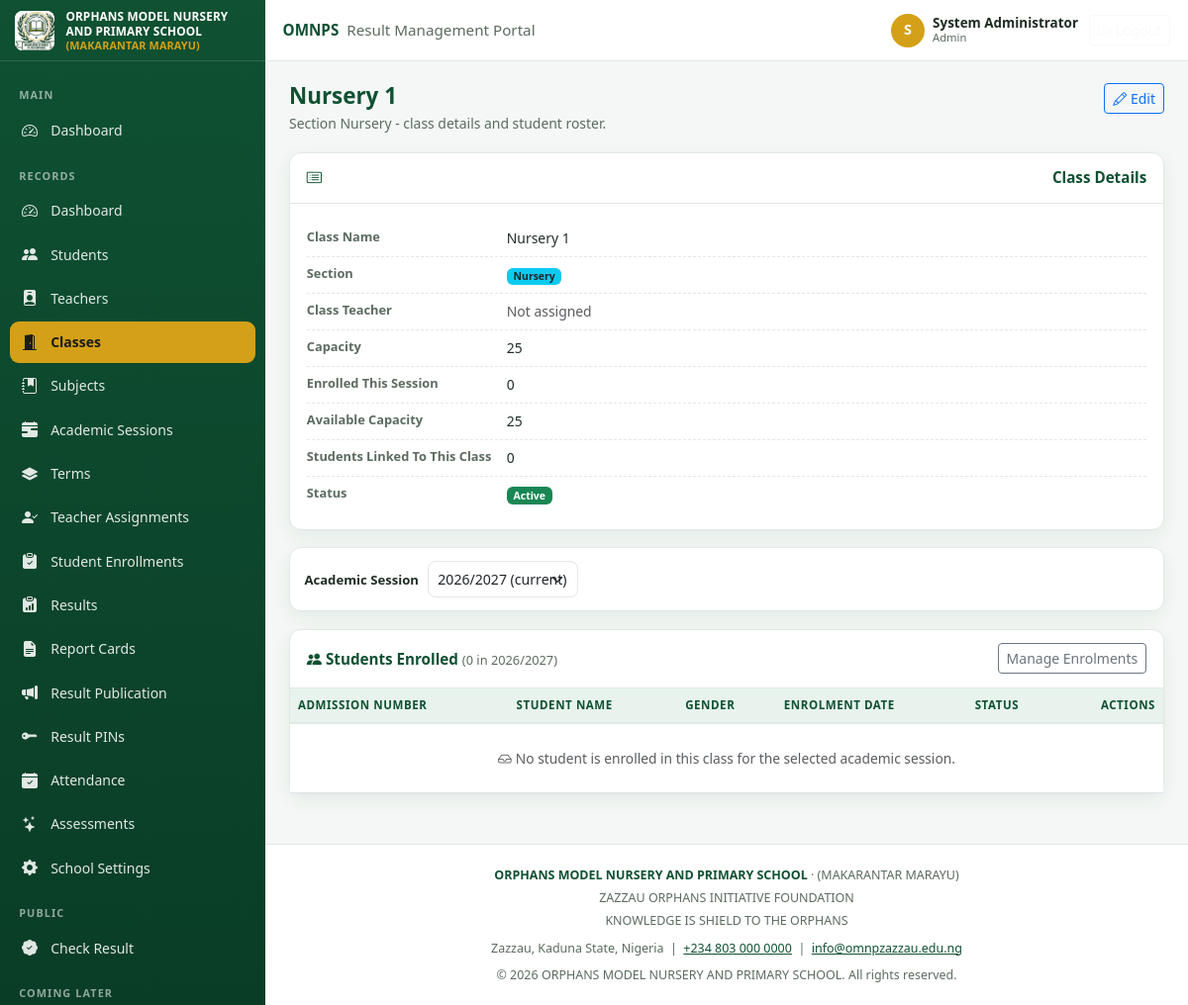
/admin/class-view.php?id=1&session_id=1 (signed in), run on the app's committed database.
### tables this page shows
CREATE TABLE IF NOT EXISTS `school_settings` (
    `id`                    TINYINT UNSIGNED NOT NULL DEFAULT 1,

    `school_name`           VARCHAR(120) NOT NULL,
    `school_short_name`     VARCHAR(20)  NOT NULL,
    `school_campaign`       VARCHAR(80)  DEFAULT NULL,
    `school_foundation`     VARCHAR(120) DEFAULT NULL,
    `school_motto`          VARCHAR(120) DEFAULT NULL,
    `school_address`        VARCHAR(255) DEFAULT NULL,
    `school_phone`          VARCHAR(40)  DEFAULT NULL,
    `school_email`          VARCHAR(120) DEFAULT NULL,
    `school_website`        VARCHAR(120) DEFAULT NULL,

    `logo_path`             VARCHAR(255) DEFAULT NULL COMMENT 'Path to school logo image',
    `stamp_path`            VARCHAR(255) DEFAULT NULL COMMENT 'Path to school stamp/seal image',

    `created_at`            TIMESTAMP    NOT NULL DEFAULT CURRENT_TIMESTAMP,
    `updated_at`            TIMESTAMP    NOT NULL DEFAULT CURRENT_TIMESTAMP ON UPDATE CURRENT_TIMESTAMP,

    PRIMARY KEY (`id`)
);

CREATE TABLE IF NOT EXISTS `classes` (
    `id`               INT UNSIGNED  NOT NULL AUTO_INCREMENT,
    `class_name`       VARCHAR(50)   NOT NULL,
    `section`          ENUM('Nursery', 'Primary', 'Secondary') NOT NULL,
    `class_teacher_id` INT UNSIGNED      NULL DEFAULT NULL,
    `capacity`         SMALLINT UNSIGNED NOT NULL DEFAULT 30,
    `status`           ENUM('Active', 'Inactive') NOT NULL DEFAULT 'Active',
    `created_at`       TIMESTAMP     NOT NULL DEFAULT CURRENT_TIMESTAMP,
    `updated_at`       TIMESTAMP     NOT NULL DEFAULT CURRENT_TIMESTAMP ON UPDATE CURRENT_TIMESTAMP,
    PRIMARY KEY (`id`),
    UNIQUE KEY `uq_classes_name_section` (`class_name`, `section`),
    KEY `idx_classes_section` (`section`),
    KEY `idx_classes_status` (`status`),
    KEY `idx_classes_teacher_fk` (`class_teacher_id`),
    CONSTRAINT `fk_classes_teacher`
        FOREIGN KEY (`class_teacher_id`) REFERENCES `teachers` (`id`)
        ON DELETE SET NULL ON UPDATE CASCADE
);

CREATE TABLE IF NOT EXISTS `academic_sessions` (
    `id`              INT UNSIGNED NOT NULL AUTO_INCREMENT,
    `session_name`    VARCHAR(20)  NOT NULL COMMENT 'e.g. 2026/2027',
    `start_date`      DATE         NOT NULL,
    `end_date`        DATE         NOT NULL,
    `status`          ENUM('Active', 'Closed', 'Inactive') NOT NULL DEFAULT 'Active',
    `is_current`      TINYINT(1)   NOT NULL DEFAULT 0,
     
    `current_marker`  TINYINT(1) GENERATED ALWAYS AS
                          (IF(`is_current` = 1, 1, NULL)) VIRTUAL,
    `created_at`      TIMESTAMP    NOT NULL DEFAULT CURRENT_TIMESTAMP,
    `updated_at`      TIMESTAMP    NOT NULL DEFAULT CURRENT_TIMESTAMP ON UPDATE CURRENT_TIMESTAMP,
    PRIMARY KEY (`id`),
    UNIQUE KEY `uq_academic_sessions_name` (`session_name`),
     
    UNIQUE KEY `uq_academic_sessions_current` (`current_marker`),
    KEY `idx_academic_sessions_status` (`status`),
    KEY `idx_academic_sessions_dates` (`start_date`, `end_date`),
    CONSTRAINT `chk_academic_sessions_dates` CHECK (`end_date` > `start_date`)
);

### admin/class-view.php (the view, shortened to what the rows shown need)
<?php
$classId = queryInt('id');
$class   = $classId === null ? null : findClass($classId);
$sessions = sessionOptions();
$current  = currentSession();
$sessionId = queryInt('session_id')
    ?? ($current === null ? null : (int) $current['id']);
$selectedSession = null;
foreach ($sessions as $option) {
    if ((int) $option['id'] === (int) $sessionId) {
        $selectedSession = $option;
        break;
    }
}
$enrolled = $sessionId === null
    ? []
    : listClassEnrollments($classId, $sessionId);
$pageHeading  = $class['class_name'];
$pageSubtitle = 'Section ' . $class['section'] . ' - class details and student roster.';
require __DIR__ . '/../includes/admin_top.php';
?>
<div class="page-head">
    <div>
        <h1><?= e($pageHeading) ?></h1>
        <p><?= e($pageSubtitle) ?></p>
    </div>
</div>
<div class="info-card">
    <div class="info-card__body">
        <?= detailRow('Class Name', e($class['class_name'])) ?>
        <?= detailRow('Section', sectionBadge((string) $class['section'])) ?>
        <?= detailRow('Status', statusBadge((string) $class['status'])) ?>
    </div>
</div>
<?php if ($selectedSession !== null): ?>
    <form method="get" class="filter-bar" autocomplete="off">
        <div class="filter-bar__row">
            <label class="form-label mb-0" for="session_id">Academic Session</label>
            <select class="form-select w-auto" name="session_id" id="session_id" onchange="this.form.submit()">
                <?php foreach ($sessions as $option): ?>
                    <option value="<?= (int) $option['id'] ?>"<?= isSelected((string) $sessionId, (string) $option['id']) ?>>
                        <?= e($option['session_name']) ?>
                        <?= (int) $option['is_current'] === 1 ? ' (current)' : '' ?>
                    </option>
                <?php endforeach; ?>
            </select>
        </div>
    </form>
    <div class="table-card">
        <div class="table-card__head">
            <h2 class="table-card__title">
                <i class="bi bi-people-fill text-green"></i> Students Enrolled
                <small>(<?= count($enrolled) ?> in <?= e($selectedSession['session_name']) ?>)</small>
            </h2>
            <a class="btn btn-sm btn-outline-secondary"
               href="<?= e(assetUrl('admin/student-enrollments.php?class_id=' . (int) $classId . '&session_id=' . (int) $sessionId)) ?>">
                Manage Enrolments
            </a>
        </div>
        <div class="table-responsive">
            <table class="table table-hover">
                <thead>
                <tr>
                    <th>Admission Number</th>
                    <th>Student Name</th>
                    <th>Gender</th>
                    <th>Enrolment Date</th>
                    <th>Status</th>
                    <th class="text-end">Actions</th>
                </tr>
                </thead>
                <tbody>
                <?php if ($enrolled === []): ?>
                    <?= emptyRow(6, 'No student is enrolled in this class for the selected academic session.') ?>
                <?php endif; ?>
                </tbody>
            </table>
        </div>
    </div>
<?php endif; ?>
<?php require __DIR__ . '/../includes/admin_bottom.php'; ?>

### includes/navbar.php (shortened to what the rows shown need)
<?php
require_once __DIR__ . '/../config/helpers.php';
$settings = getSchoolSettings();
?>
<header class="app-navbar">
    <div class="app-navbar__title">
        <strong><?= e($settings['school_short_name'] ?? SCHOOL_SHORT_NAME) ?></strong>
        <span class="d-none d-md-inline">Result Management Portal</span>
    </div>
</header>

### includes/sidebar.php (shortened to what the rows shown need)
<?php
require_once __DIR__ . '/../config/helpers.php';
$settings = getSchoolSettings();
$logoPath = $settings['logo_path'] ?? 'assets/images/logo.jpeg';
?>
<aside class="app-sidebar" id="appSidebar" aria-label="Main navigation">
    <div class="app-sidebar__brand">
        <img src="<?= e(assetUrl($logoPath)) ?>" alt="<?= e($settings['school_short_name'] ?? SCHOOL_SHORT_NAME) ?> logo">
        <span class="app-sidebar__brand-text">
            <?= e($settings['school_name'] ?? SCHOOL_NAME) ?>
            <small><?= e($settings['school_campaign'] ?? SCHOOL_CAMPAIGN) ?></small>
        </span>
    </div>
</aside>

### includes/ui.php (shortened to what the rows shown need)
<?php
require_once __DIR__ . '/../config/functions.php';
function statusBadge(string $status): string
{
    return '<span class="badge ' . e(statusBadgeClass($status)) . '">' . e($status) . '</span>';
}
function sectionBadge(string $section): string
{
    $colours = [
        'Nursery'   => 'bg-info text-dark',
        'Primary'   => 'bg-primary',
        'Secondary' => 'bg-dark',
    ];
    return '<span class="badge ' . e($colours[$section] ?? 'bg-secondary') . '">' . e($section) . '</span>';
}
function isSelected(string $current, string $expected): string
{
    return $current === $expected ? ' selected' : '';
}
function detailRow(string $label, string $value): string
{
    return '<div class="meta-row"><span class="meta-row__label">' . e($label)
        . '</span><span class="meta-row__value">' . $value . '</span></div>';
}
function emptyRow(int $columns, string $message): string
{
    return '<tr><td colspan="' . $columns . '" class="text-center text-muted py-4">'
        . '<i class="bi bi-inbox me-1"></i>' . e($message) . '</td></tr>';
}

### includes/footer.php (shortened to what the rows shown need)
<?php
require_once __DIR__ . '/../config/helpers.php';
$settings = getSchoolSettings();
?>
        <footer class="app-footer">
            <div class="mb-1">
                <strong class="text-green"><?= e($settings['school_name'] ?? SCHOOL_NAME) ?></strong> &middot; <?= e($settings['school_campaign'] ?? SCHOOL_CAMPAIGN) ?>
            </div>
            <div class="mb-1"><?= e($settings['school_foundation'] ?? SCHOOL_FOUNDATION) ?></div>
            <div><?= e($settings['school_motto'] ?? SCHOOL_MOTTO) ?></div>
            <div class="mt-2">
                <?= e($settings['school_address'] ?? SCHOOL_ADDRESS) ?> &nbsp;|&nbsp;
                <a href="tel:<?= e(preg_replace('/\s+/', '', (string) ($settings['school_phone'] ?? SCHOOL_PHONE))) ?>" class="text-green"><?= e($settings['school_phone'] ?? SCHOOL_PHONE) ?></a>
                &nbsp;|&nbsp;
                <a href="mailto:<?= e($settings['school_email'] ?? SCHOOL_EMAIL) ?>" class="text-green"><?= e($settings['school_email'] ?? SCHOOL_EMAIL) ?></a>
            </div>
            <div class="mt-2">&copy; <?= e(date('Y')) ?> <?= e($settings['school_name'] ?? SCHOOL_NAME) ?>. All rights reserved.</div>
        </footer>
    </main>
</div>
</body>
</html>

### data on the page
school_settings: school_short_name "OMNPS", logo_path (picture), school_name "ORPHANS MODEL NURSERY AND PRIMARY SCHOOL", school_campaign "(MAKARANTAR MARAYU)", school_foundation "ZAZZAU ORPHANS INITIATIVE FOUNDATION", school_motto "KNOWLEDGE IS SHIELD TO THE ORPHANS", school_address "Zazzau, Kaduna State, Nigeria", school_phone "+234 803 000 0000", school_email "info@omnpzazzau.edu.ng"
classes: section "Section Nursery - class details and student roster.", section "Nursery", status "Active"
academic_sessions: session_name "2026/2027"

### other printed values
$navInitial "S"
$navUser['full_name'] "System Administrator"
$navUser['role'] "Admin"
$link['label'] "Dashboard"
$link['label'] "Students"
$link['label'] "Teachers"
$link['label'] "Classes"
$link['label'] "Subjects"
$link['label'] "Academic Sessions"
$link['label'] "Terms"
$link['label'] "Teacher Assignments"
$link['label'] "Student Enrollments"
$link['label'] "Results"
$link['label'] "Report Cards"
$link['label'] "Result Publication"
